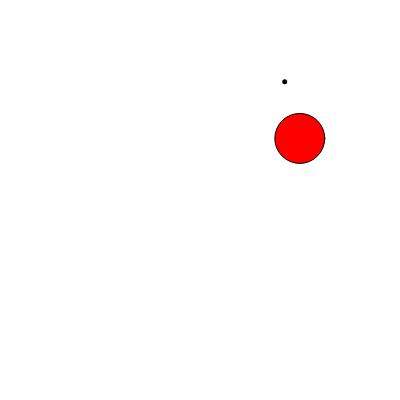
Frame 1 (no input)
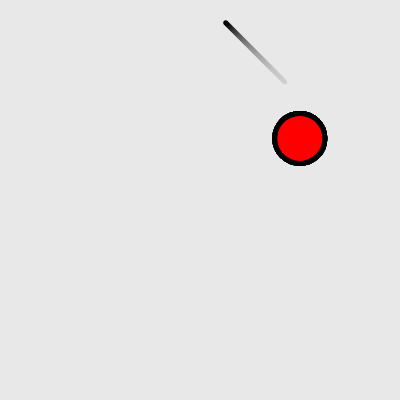
Frame 60 (no input)
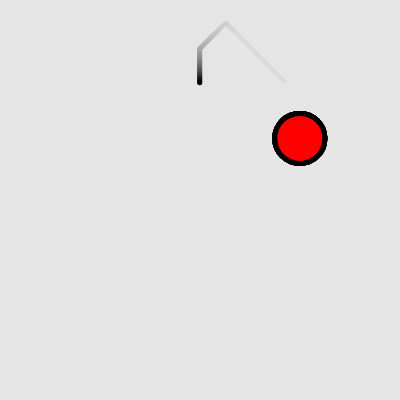
Frame 120 (the mouse pressed at the canvas centre since frame 60)

The p5.js sketch that drew these frames (run headless with seeded random() and noise() and a simulated clock; from frame 60 on, the mouse is pressed at the canvas centre):

// p5.js sketch
// ── sketch.js
let binho

function setup() {
  createCanvas(400, 400);
  let x = random(width);
  let y = random(height);
  binho = new Walker(x,y);
  apple = new Apple();
  }
  
  function draw() {
    background(220, 10);
    apple.show();
    apple.destroy(binho.x, binho.y);
    binho.step();
    binho.show();

  }
// ── apple.js
class Apple {
  constructor() {
    this.name = 'Apple';
    this.x = random(width);
    this.y = random(height);
  }

    show() {
        fill(255, 0, 0);
        ellipse(this.x, this.y, 50, 50);
    }
    destroy(binhox, binhoy) {
        if (dist(binhox, binhoy, this.x, this.y) < 25) {
            this.x = random(width);
            this.y = random(height);
        }
    }
}
// ── walker.js
class Walker {
    constructor(x, y) {
        this.x = x;
        this.y = y;
    }

    show() {
        stroke(0);
        strokeWeight(5);
        point(this.x, this.y);
    }

    step() {
        if (this.x < mouseX) {
            this.x += 1;
        }
        if (this.x > mouseX) {
            this.x -= 1;
        }
        if (this.y < mouseY) {
            this.y += 1;
        }
        if (this.y > mouseY) {
            this.y -= 1;
        }
        
    }   
}   
